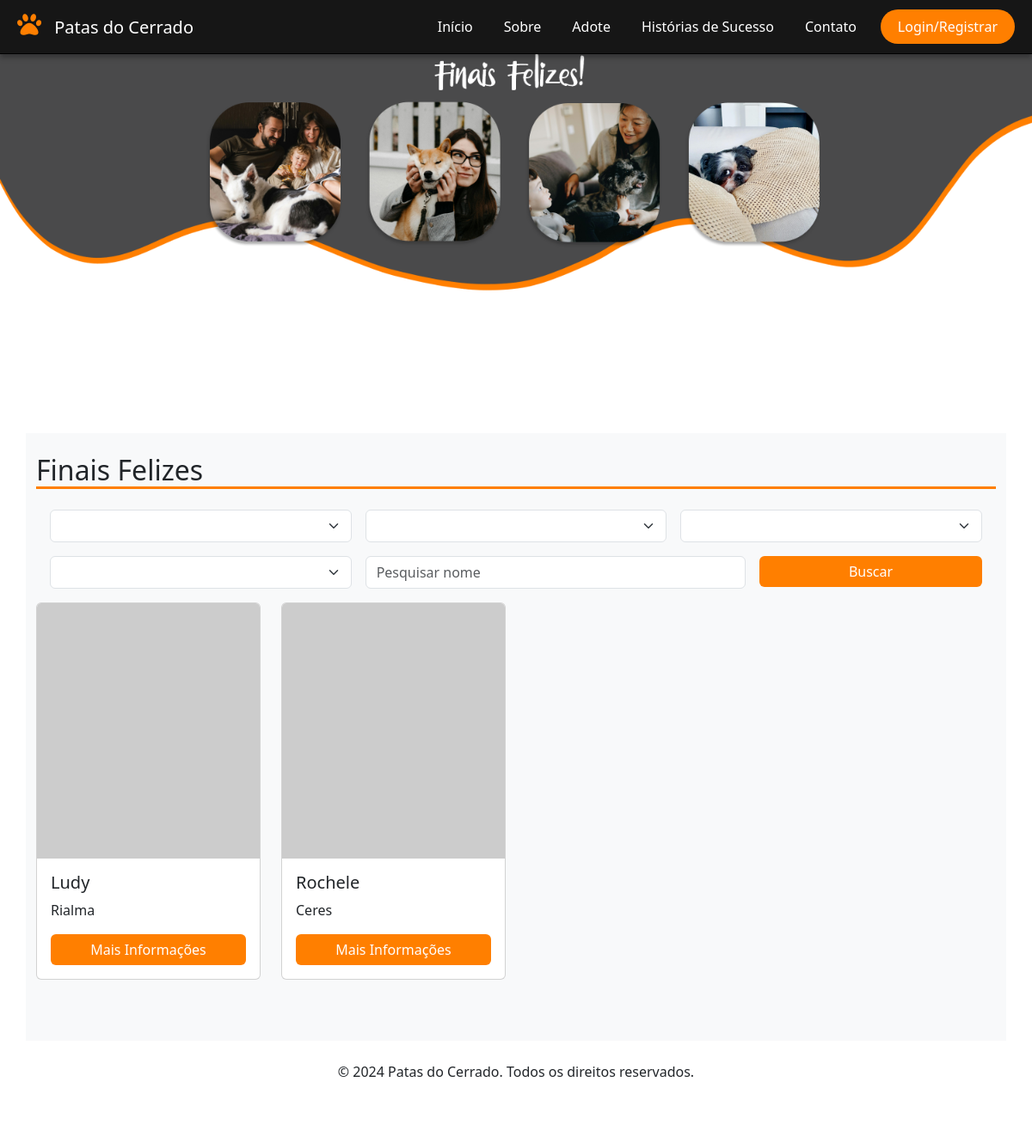
The app's page /FinaisFelizes, older data.
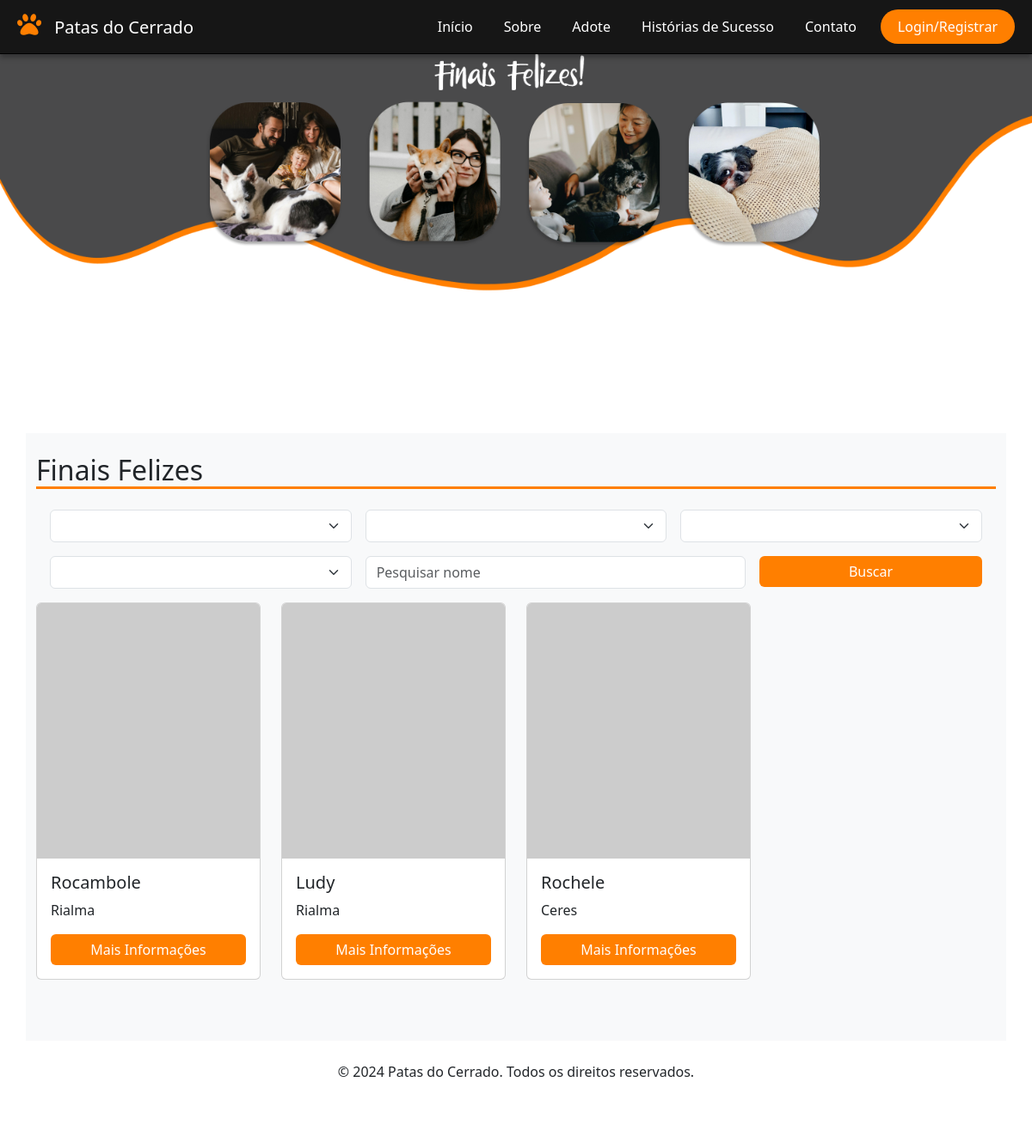
The same page, newer data.
### tables this page shows
CREATE TABLE IF NOT EXISTS `animal` (
    `ID` INT NOT NULL AUTO_INCREMENT,
    `nome` VARCHAR(100) NOT NULL,
    `foto` BLOB NULL,
    `descricao` VARCHAR(200) NULL,
    `usuario_ID` INT NOT NULL,
    `cidade_ID` INT NOT NULL,
    `porte_ID` INT NOT NULL,
    `idade_ID` INT NOT NULL,
    `especie_ID` INT NOT NULL,
    `genero_ID` INT NOT NULL,
    `animalcol` VARCHAR(45) NULL,
    `statusAdocao_ID` INT NOT NULL,
    PRIMARY KEY (`ID`),
    CONSTRAINT `fk_animal_usuario1`
        FOREIGN KEY (`usuario_ID`)
        REFERENCES `usuario` (`ID`)
        ON DELETE NO ACTION
        ON UPDATE NO ACTION,
	CONSTRAINT `fk_animal_cidade`
        FOREIGN KEY (`cidade_ID`)
        REFERENCES `cidade` (`ID`)
        ON DELETE NO ACTION
        ON UPDATE NO ACTION,
    CONSTRAINT `fk_animal_porte1`
        FOREIGN KEY (`porte_ID`)
        REFERENCES `porte` (`ID`)
        ON DELETE NO ACTION
        ON UPDATE NO ACTION,
    CONSTRAINT `fk_animal_idade1`
        FOREIGN KEY (`idade_ID`)
        REFERENCES `idade` (`ID`)
        ON DELETE NO ACTION
        ON UPDATE NO ACTION,
    CONSTRAINT `fk_animal_especie1`
        FOREIGN KEY (`especie_ID`)
        REFERENCES `especie` (`ID`)
        ON DELETE NO ACTION
        ON UPDATE NO ACTION,
    CONSTRAINT `fk_animal_genero1`
        FOREIGN KEY (`genero_ID`)
        REFERENCES `genero` (`ID`)
        ON DELETE NO ACTION
        ON UPDATE NO ACTION,
    CONSTRAINT `fk_animal_statusAdoção1`
        FOREIGN KEY (`statusAdocao_ID`)
        REFERENCES `statusAdocao` (`ID`)
        ON DELETE NO ACTION
        ON UPDATE NO ACTION);

CREATE TABLE IF NOT EXISTS `cidade` (
	`ID` INT NOT NULL AUTO_INCREMENT,
	`nome` VARCHAR(100) NOT NULL,
	PRIMARY KEY (`ID`));

### Controller/FinaisFelizes.php (called while the page is built, shortened)
<?php
    class FinaisFelizes extends Controller{
        public function index(){
            $animais = new Animal();
            $form = new Formulario();
            $data['especies'] = $form->listarTabela('especie');
            $data['generos'] = $form->listarTabela('genero');
            $data['portes'] = $form->listarTabela('porte');
            $data['cidades'] = $form->listarTabela('cidade');
            $join = "cidade ON animal.cidade_ID = cidade.ID";
            $order = "animal.ID DESC";
            $fields = "animal.ID, animal.nome AS 'animalNome', cidade.nome AS 'cidadeNome'";
            $where['animal.statusAdocao_ID'] = "statusAdocao_ID = 2";
            $where = implode(" AND ", $where);
            $data['animais'] = $animais->select($join, $where, $order, null, $fields);
            $this->view('finaisfelizes', $data);
        }
    }

### Core/App.php (called while the page is built, shortened)
<?php
    class App{
        private $method = "index";
        private function separarURL(){
            $URL = $_GET['url'] ?? 'home';
            $URL = explode("/", trim($URL, "/"));
            return $URL;
        }
        public function carregarController(){
            $URL = $this->separarURL();
            $controller = new $this->controller;
            call_user_func_array([$controller, $this->method], $URL);
        }
    }

### index.php (called while the page is built, shortened)
<?php
    $app = new App;
    $app->carregarController();

### Core/Database.php (called while the page is built, shortened)
<?php
    Trait Database{
        private $connection;
        private function connect(){
            try{
                $db = "mysql:hostname=".DB_host.";dbname=".DB_name;
                $this->connection = new PDO($db, DB_user, DB_password);
                $this->connection->setAttribute(PDO::ATTR_ERRMODE,PDO::ERRMODE_EXCEPTION);
              }catch(PDOException $e){
                die('ERROR: '.$e->getMessage());
              }
        }
        public function query($query, $data = []){
                $stm = $this->connection->prepare($query);
                $check = $stm->execute($data);
                if($check){
                    $result = $stm->fetchAll(PDO::FETCH_OBJ);
                    if(is_array($result) && count($result)){
                        return $result;
                    }
                }
                return [];
        }
    }

### Core/Model.php (called while the page is built, shortened)
<?php
    class Model{
        protected $table;
        public function select($join = null, $where = null, $order = null, $limit = null,$fields = '*'){
            @$join = strlen($join) ? 'INNER JOIN '.$join : '';
            @$where = strlen($where) ? 'WHERE '.$where : '';
            @$order = strlen($order) ? 'ORDER BY '.$order : '';
            @$limit = strlen($limit) ? 'LIMIT '.$limit : '';
            $query = 'SELECT '.$fields.' FROM '.$this->table.' '.$join.' '.$where.' '.$order.' '.$limit;
            return $this->query($query);
        }
    }

### View/finaisfelizes.view.php (the view, shortened to what the changed rows need)
<!DOCTYPE html>
    <html lang="en">
        <head>
            <link href="assets/css/bootstrap/css/bootstrap.min.css" rel="stylesheet">
            <link href="https://cdnjs.cloudflare.com/ajax/libs/font-awesome/5.15.4/css/all.min.css" rel="stylesheet">
            <link href="assets/css/dropdown.css" rel="stylesheet">
        </head>
        <body>
            <div class="container pt-4 pb-5 bg-light">
                <h2>
                    Finais Felizes
                </h2>
                <div class="row">
                    <?php
                        if(!empty($animais)){
                            foreach($animais as $x){
                            ?>
                                <div class="col-sm-12 col-md-6 col-lg-3">
                                    <div class="card" style="width: 100%">
                                        <img src="https://via.placeholder.com/400x300" class="card-img-top" alt="Pet 1">
                                        <div class="card-body">
                                            <h5 class="card-title">
                                                <?php
                                                    echo $x->animalNome;
                                                ?>
                                            </h5>
                                            <p class="card-text">
                                                <?php
                                                    echo $x->cidadeNome;
                                                ?>
                                            </p>
                                            <a href="adopt?pet=rex" class="btn btn-primary">Mais Informações</a>
                                        </div>
                                    </div>
                                </div>
                            <?php
                            }
                        }else{
                            ?>
                                <h4>Não há animais cadastrados</h4>
                            <?php
                        }
                    ?>
                </div>
            </div>
        </body>
    </html>

Row changes from the older to the newer data that the page shows:
added animal: nome "Rocambole", cidade_ID.nome "Rialma"
